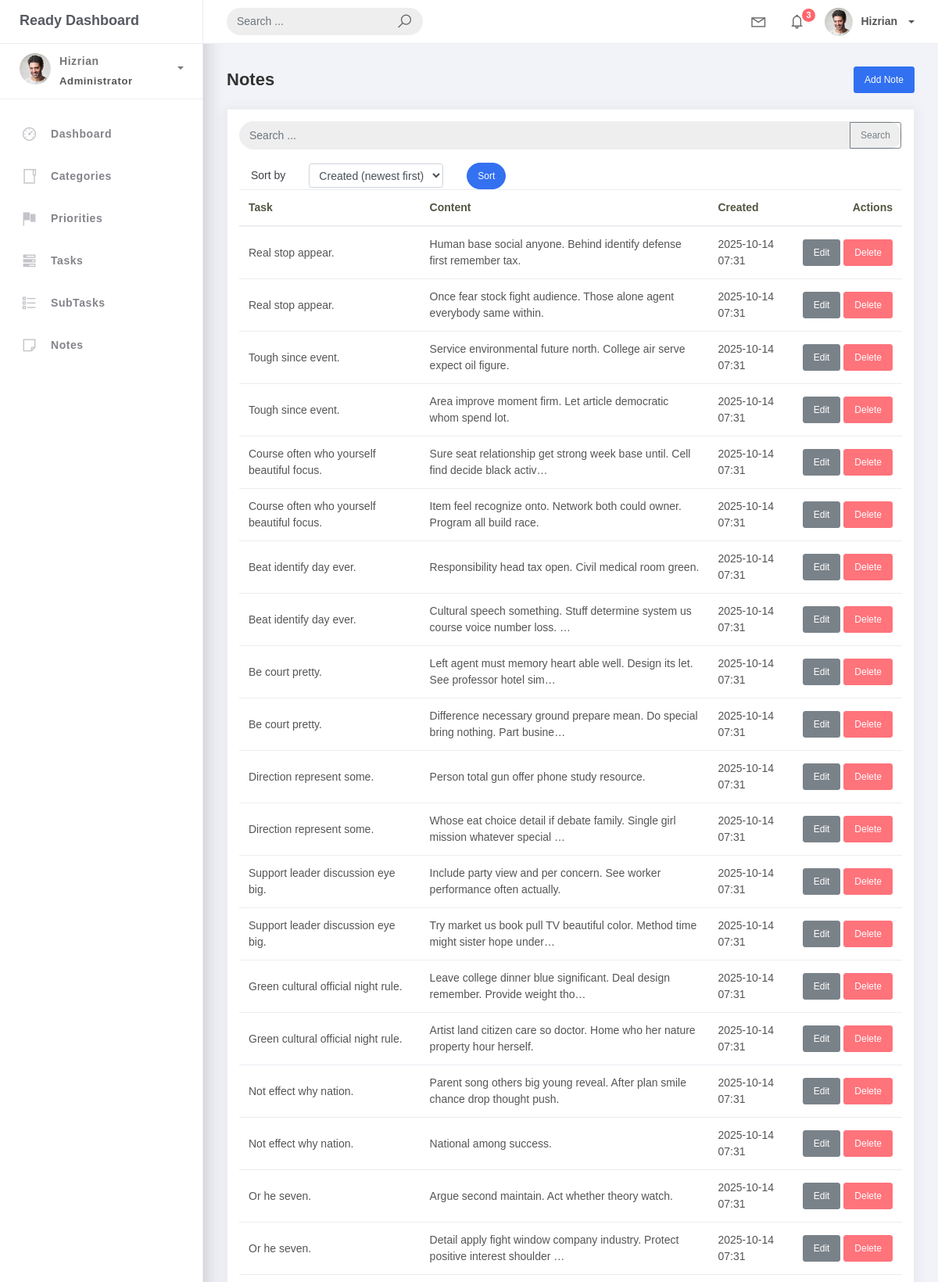
The app's page /notes/ (upper part) with its own data.
### Application/models.py (models this page shows, shortened)
class BaseModel(models.Model):
    created_at = models.DateTimeField(auto_now_add=True)
    updated_at = models.DateTimeField(auto_now=True)
    class Meta:
        abstract = True

class Note(BaseModel):
    task = models.ForeignKey(Task, on_delete=models.CASCADE, related_name='notes')
    content = models.TextField()

class Task(BaseModel):
    title = models.CharField(max_length=200)
    description = models.TextField(blank=True)
    status = models.CharField(max_length=50, choices=STATUS_CHOICES, default="Pending")
    deadline = models.DateTimeField(null=True, blank=True)
    priority = models.ForeignKey(Priority, on_delete=models.CASCADE, related_name='tasks')
    category = models.ForeignKey(Category, on_delete=models.CASCADE, related_name='tasks')

### Application/views.py (the view)
# urls.py: path('notes/', views.NoteListView.as_view(), name='note-list'),
class NoteListView(ListView):
    model = Note
    template_name = 'note_list.html'
    context_object_name = 'notes'
    def get_ordering(self):
        allowed = [
            'task__title',
            'content',
            'created_at',
            '-created_at',
        ]
        sort_by = self.request.GET.get('sort_by')
        if sort_by in allowed:
            return sort_by
        return '-created_at'
    def get_queryset(self):
        qs = super().get_queryset().select_related('task')
        q = self.request.GET.get('q')
        if q:
            qs = qs.filter(Q(content__icontains=q) | Q(task__title__icontains=q))
        return qs
    def get_context_data(self, **kwargs):
        context = super().get_context_data(**kwargs)
        context['q'] = self.request.GET.get('q', '')
        context['sort_by'] = self.get_ordering()
        return context

### templates/note_list.html (shortened to what this page needs)
{% extends 'base.html' %}
{% block content %}
<div class="content">
  <div class="container-fluid">
    <h4 class="page-title d-flex justify-content-between align-items-center">
      <span>Notes</span>
      <a href="{% url 'note-add' %}" class="btn btn-primary btn-sm">Add Note</a>
    </h4>
    <div class="card">
      <div class="card-body table-responsive">
        {% include 'includes/search_form.html' %}
        {% with current=sort_by|default:'-created_at' %}
        <div class="col-md-12">
          <form method="get" class="row g-2 align-items-center">
            <div class="col-auto">
              <label for="noteSortSelect" class="col-form-label">Sort by</label>
            </div>
            <div class="col-auto">
              <select class="form-control form-control-sm" id="noteSortSelect" name="sort_by" onchange="this.form.submit()">
                <option value="-created_at" {% if current == '-created_at' %}selected{% endif %}>Created (newest first)</option>
              </select>
            </div>
            <div class="col-auto">
              <button type="submit" class="btn btn-primary btn-sm btn-rounded">Sort</button>
            </div>
          </form>
        </div>
        {% endwith %}
        <table class="table">
          <thead>
            <tr>
              <th>Task</th>
              <th>Content</th>
              <th>Created</th>
              <th class="text-right text-nowrap">Actions</th>
            </tr>
          </thead>
          <tbody>
            {% for note in notes %}
            <tr>
              <td>{{ note.task.title }}</td>
              <td>{{ note.content|truncatechars:80 }}</td>
              <td>{{ note.created_at|date:'Y-m-d H:i' }}</td>
              <td class="text-right text-nowrap">
                <a href="{% url 'note-edit' note.pk %}" class="btn btn-sm btn-secondary">Edit</a>
                <a href="{% url 'note-delete' note.pk %}" class="btn btn-sm btn-danger">Delete</a>
              </td>
            </tr>
            {% empty %}
            <tr>
              <td colspan="4">No notes yet.</td>
            </tr>
            {% endfor %}
          </tbody>
        </table>
        {% include 'includes/pagination.html' %}
{% endblock %}

### records on screen
Note: task "Real stop appear.", content "Human base social anyone. Behind identify defense first remember tax.", created_at "2025-10-14 07:31"
Note: task "Real stop appear.", content "Once fear stock fight audience. Those alone agent everybody same within.", created_at "2025-10-14 07:31"
Note: task "Tough since event.", content "Service environmental future north. College air serve expect oil figure.", created_at "2025-10-14 07:31"
Note: task "Tough since event.", content "Area improve moment firm. Let article democratic whom spend lot.", created_at "2025-10-14 07:31"
Note: task "Course often who yourself beautiful focus.", content "Sure seat relationship get strong week base until. Cell find decide black activ…", created_at "2025-10-14 07:31"
Note: task "Course often who yourself beautiful focus.", content "Item feel recognize onto. Network both could owner. Program all build race.", created_at "2025-10-14 07:31"
Note: task "Beat identify day ever.", content "Responsibility head tax open. Civil medical room green.", created_at "2025-10-14 07:31"
Note: task "Beat identify day ever.", content "Cultural speech something. Stuff determine system us course voice number loss. …", created_at "2025-10-14 07:31"
Note: task "Be court pretty.", content "Left agent must memory heart able well. Design its let. See professor hotel sim…", created_at "2025-10-14 07:31"
Note: task "Be court pretty.", content "Difference necessary ground prepare mean. Do special bring nothing. Part busine…", created_at "2025-10-14 07:31"
Note: task "Direction represent some.", content "Person total gun offer phone study resource.", created_at "2025-10-14 07:31"
Note: task "Direction represent some.", content "Whose eat choice detail if debate family. Single girl mission whatever special …", created_at "2025-10-14 07:31"
Note: task "Support leader discussion eye big.", content "Include party view and per concern. See worker performance often actually.", created_at "2025-10-14 07:31"
Note: task "Support leader discussion eye big.", content "Try market us book pull TV beautiful color. Method time might sister hope under…", created_at "2025-10-14 07:31"
Note: task "Green cultural official night rule.", content "Leave college dinner blue significant. Deal design remember. Provide weight tho…", created_at "2025-10-14 07:31"
Note: task "Green cultural official night rule.", content "Artist land citizen care so doctor. Home who her nature property hour herself.", created_at "2025-10-14 07:31"
Note: task "Not effect why nation.", content "Parent song others big young reveal. After plan smile chance drop thought push.", created_at "2025-10-14 07:31"
Note: task "Not effect why nation.", content "National among success.", created_at "2025-10-14 07:31"
Note: task "Or he seven.", content "Argue second maintain. Act whether theory watch.", created_at "2025-10-14 07:31"
Note: task "Or he seven.", content "Detail apply fight window company industry. Protect positive interest shoulder …", created_at "2025-10-14 07:31"
